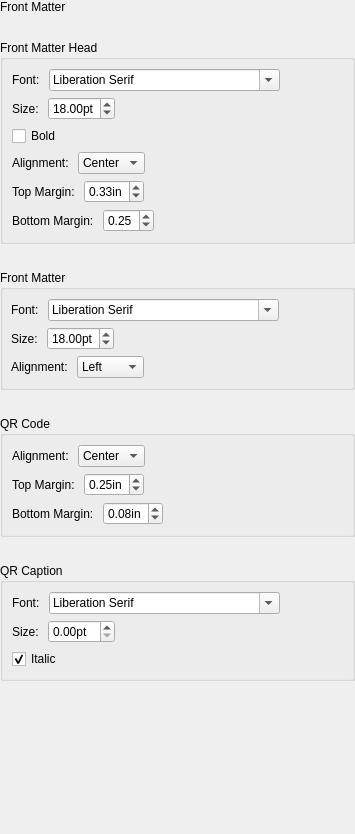
                  <widget class="QWidget" name="scrollAreaWidgetContents_2">
                   <property name="geometry">
                    <rect>
                     <x>0</x>
                     <y>0</y>
                     <width>355</width>
                     <height>834</height>
                    </rect>
                   </property>
                   <layout class="QVBoxLayout" name="verticalLayout_12">
                    <property name="leftMargin">
                     <number>0</number>
                    </property>
                    <property name="topMargin">
                     <number>0</number>
                    </property>
                    <property name="rightMargin">
                     <number>0</number>
                    </property>
                    <property name="bottomMargin">
                     <number>0</number>
                    </property>
                    <item>
                     <widget class="QLabel" name="labelFrontMatter">
                      <property name="text">
                       <string>Front Matter</string>
                      </property>
                      <property name="textRole" stdset="0">
                       <string>title</string>
                      </property>
                     </widget>
                    </item>
                    <item>
                     <spacer name="verticalSpacer_15">
                      <property name="orientation">
                       <enum>Qt::Orientation::Vertical</enum>
                      </property>
                      <property name="sizeType">
                       <enum>QSizePolicy::Policy::Fixed</enum>
                      </property>
                      <property name="sizeHint" stdset="0">
                       <size>
                        <width>20</width>
                        <height>20</height>
                       </size>
                      </property>
                     </spacer>
                    </item>
                    <item>
                     <widget class="QGroupBox" name="frontMatterHeaderBox">
                      <property name="title">
                       <string>Front Matter Head</string>
                      </property>
                      <layout class="QVBoxLayout" name="verticalLayout_6">
                       <item>
                        <layout class="QHBoxLayout" name="horizontalLayout_16">
                         <item>
                          <widget class="QLabel" name="labelFrontMatterHeadFont">
                           <property name="text">
                            <string>Font: </string>
                           </property>
                          </widget>
                         </item>
                         <item>
                          <widget class="QFontComboBox" name="comboFrontMatterHeadFont">
                           <property name="currentFont">
                            <font>
                             <family>Times New Roman</family>
                            </font>
                           </property>
                          </widget>
                         </item>
                         <item>
                          <spacer name="horizontalSpacer_42">
                           <property name="orientation">
                            <enum>Qt::Orientation::Horizontal</enum>
                           </property>
                           <property name="sizeHint" stdset="0">
                            <size>
                             <width>40</width>
                             <height>20</height>
                            </size>
                           </property>
                          </spacer>
                         </item>
                        </layout>
                       </item>
                       <item>
                        <layout class="QHBoxLayout" name="horizontalLayout_4">
                         <item>
                          <widget class="QLabel" name="frontMatterSizeLabel">
                           <property name="text">
                            <string>Size: </string>
                           </property>
                          </widget>
                         </item>
                         <item>
                          <widget class="QDoubleSpinBox" name="spinFrontMatterHeadSize">
                           <property name="prefix">
                            <string/>
                           </property>
                           <property name="suffix">
                            <string>pt</string>
                           </property>
                           <property name="minimum">
                            <double>6.000000000000000</double>
                           </property>
                           <property name="maximum">
                            <double>72.000000000000000</double>
                           </property>
                           <property name="value">
                            <double>18.000000000000000</double>
                           </property>
                          </widget>
                         </item>
                         <item>
                          <spacer name="horizontalSpacer_34">
                           <property name="orientation">
                            <enum>Qt::Orientation::Horizontal</enum>
                           </property>
                           <property name="sizeHint" stdset="0">
                            <size>
                             <width>40</width>
                             <height>20</height>
                            </size>
                           </property>
                          </spacer>
                         </item>
                        </layout>
                       </item>
                       <item>
                        <widget class="QCheckBox" name="checkFrontMatterBold">
                         <property name="text">
                          <string>Bold</string>
                         </property>
                        </widget>
                       </item>
                       <item>
                        <layout class="QHBoxLayout" name="horizontalLayout_7">
                         <item>
                          <widget class="QLabel" name="labelFrontMatterHeadAlignment">
                           <property name="text">
                            <string>Alignment: </string>
                           </property>
                          </widget>
                         </item>
                         <item>
                          <widget class="QComboBox" name="comboFrontMatterHeadAlignment">
                           <property name="currentIndex">
                            <number>1</number>
                           </property>
                           <item>
                            <property name="text">
                             <string>Left</string>
                            </property>
                           </item>
                           <item>
                            <property name="text">
                             <string>Center</string>
                            </property>
                           </item>
                           <item>
                            <property name="text">
                             <string>Right</string>
                            </property>
                           </item>
                           <item>
                            <property name="text">
                             <string>Justify</string>
                            </property>
                           </item>
                          </widget>
                         </item>
                         <item>
                          <spacer name="horizontalSpacer_35">
                           <property name="orientation">
                            <enum>Qt::Orientation::Horizontal</enum>
                           </property>
                           <property name="sizeHint" stdset="0">
                            <size>
                             <width>40</width>
                             <height>20</height>
                            </size>
                           </property>
                          </spacer>
                         </item>
                        </layout>
                       </item>
                       <item>
                        <layout class="QHBoxLayout" name="horizontalLayout_8">
                         <item>
                          <widget class="QLabel" name="labelFrontMatterHeaderTopMargin">
                           <property name="text">
                            <string>Top Margin: </string>
                           </property>
                          </widget>
                         </item>
                         <item>
                          <widget class="QDoubleSpinBox" name="spinFrontMatterHeaderTopMargin">
                           <property name="suffix">
                            <string>in</string>
                           </property>
                           <property name="maximum">
                            <double>5.000000000000000</double>
                           </property>
                           <property name="singleStep">
                            <double>0.100000000000000</double>
                           </property>
                           <property name="value">
                            <double>0.330000000000000</double>
                           </property>
                          </widget>
                         </item>
                         <item>
                          <spacer name="horizontalSpacer_36">
                           <property name="orientation">
                            <enum>Qt::Orientation::Horizontal</enum>
                           </property>
                           <property name="sizeHint" stdset="0">
                            <size>
                             <width>40</width>
                             <height>20</height>
                            </size>
                           </property>
                          </spacer>
                         </item>
                        </layout>
                       </item>
                       <item>
                        <layout class="QHBoxLayout" name="horizontalLayout_9">
                         <item>
                          <widget class="QLabel" name="labelFrontMatterHeaderBotMargin">
                           <property name="text">
                            <string>Bottom Margin: </string>
                           </property>
                          </widget>
                         </item>
                         <item>
                          <widget class="QDoubleSpinBox" name="spinFrontMatterHeaderBotMargin">
                           <property name="maximum">
                            <double>5.000000000000000</double>
                           </property>
                           <property name="value">
                            <double>0.250000000000000</double>
                           </property>
                          </widget>
                         </item>
                         <item>
                          <spacer name="horizontalSpacer_37">
                           <property name="orientation">
                            <enum>Qt::Orientation::Horizontal</enum>
                           </property>
                           <property name="sizeHint" stdset="0">
                            <size>
                             <width>40</width>
                             <height>20</height>
                            </size>
                           </property>
                          </spacer>
                         </item>
                        </layout>
                       </item>
                      </layout>
                     </widget>
                    </item>
                    <item>
                     <spacer name="verticalSpacer_17">
                      <property name="orientation">
                       <enum>Qt::Orientation::Vertical</enum>
                      </property>
                      <property name="sizeType">
                       <enum>QSizePolicy::Policy::Fixed</enum>
                      </property>
                      <property name="sizeHint" stdset="0">
                       <size>
                        <width>20</width>
                        <height>20</height>
                       </size>
                      </property>
                     </spacer>
                    </item>
                    <item>
                     <widget class="QGroupBox" name="frontMatterBox">
                      <property name="title">
                       <string>Front Matter</string>
                      </property>
                      <layout class="QVBoxLayout" name="verticalLayout_14">
                       <property name="leftMargin">
                        <number>8</number>
                       </property>
                       <item>
                        <layout class="QHBoxLayout" name="horizontalLayout_18">
                         <item>
                          <widget class="QLabel" name="labelFrontMatterFont">
                           <property name="text">
                            <string>Font: </string>
                           </property>
                          </widget>
                         </item>
                         <item>
                          <widget class="QFontComboBox" name="comboFrontMatterFont">
                           <property name="currentFont">
                            <font>
                             <family>Times New Roman</family>
                            </font>
                           </property>
                          </widget>
                         </item>
                         <item>
                          <spacer name="horizontalSpacer_43">
                           <property name="orientation">
                            <enum>Qt::Orientation::Horizontal</enum>
                           </property>
                           <property name="sizeHint" stdset="0">
                            <size>
                             <width>40</width>
                             <height>20</height>
                            </size>
                           </property>
                          </spacer>
                         </item>
                        </layout>
                       </item>
                       <item>
                        <layout class="QHBoxLayout" name="horizontalLayout_24">
                         <item>
                          <widget class="QLabel" name="labelFrontMatterSize">
                           <property name="text">
                            <string>Size: </string>
                           </property>
                          </widget>
                         </item>
                         <item>
                          <widget class="QDoubleSpinBox" name="spinFrontMatterSize">
                           <property name="suffix">
                            <string>pt</string>
                           </property>
                           <property name="minimum">
                            <double>6.000000000000000</double>
                           </property>
                           <property name="maximum">
                            <double>72.000000000000000</double>
                           </property>
                           <property name="singleStep">
                            <double>0.500000000000000</double>
                           </property>
                           <property name="value">
                            <double>18.000000000000000</double>
                           </property>
                          </widget>
                         </item>
                         <item>
                          <spacer name="horizontalSpacer_32">
                           <property name="orientation">
                            <enum>Qt::Orientation::Horizontal</enum>
                           </property>
                           <property name="sizeHint" stdset="0">
                            <size>
                             <width>40</width>
                             <height>20</height>
                            </size>
                           </property>
                          </spacer>
                         </item>
                        </layout>
                       </item>
                       <item>
                        <layout class="QHBoxLayout" name="horizontalLayout_25">
                         <item>
                          <widget class="QLabel" name="labelFrontMatterAlignment">
                           <property name="text">
                            <string>Alignment: </string>
                           </property>
                          </widget>
                         </item>
                         <item>
                          <widget class="QComboBox" name="comboFrontMatterAlignment">
                           <item>
                            <property name="text">
                             <string>Left</string>
                            </property>
                           </item>
                           <item>
                            <property name="text">
                             <string>Center</string>
                            </property>
                           </item>
                           <item>
                            <property name="text">
                             <string>Right</string>
                            </property>
                           </item>
                           <item>
                            <property name="text">
                             <string>Justify</string>
                            </property>
                           </item>
                          </widget>
                         </item>
                         <item>
                          <spacer name="horizontalSpacer_33">
                           <property name="orientation">
                            <enum>Qt::Orientation::Horizontal</enum>
                           </property>
                           <property name="sizeHint" stdset="0">
                            <size>
                             <width>40</width>
                             <height>20</height>
                            </size>
                           </property>
                          </spacer>
                         </item>
                        </layout>
                       </item>
                      </layout>
                     </widget>
                    </item>
                    <item>
                     <spacer name="verticalSpacer_18">
                      <property name="orientation">
                       <enum>Qt::Orientation::Vertical</enum>
                      </property>
                      <property name="sizeType">
                       <enum>QSizePolicy::Policy::Fixed</enum>
                      </property>
                      <property name="sizeHint" stdset="0">
                       <size>
                        <width>20</width>
                        <height>20</height>
                       </size>
                      </property>
                     </spacer>
                    </item>
                    <item>
                     <widget class="QGroupBox" name="qrCodeBox">
                      <property name="title">
                       <string>QR Code</string>
                      </property>
                      <layout class="QVBoxLayout" name="verticalLayout_15">
                       <item>
                        <layout class="QHBoxLayout" name="horizontalLayout_5">
                         <item>
                          <widget class="QLabel" name="labelQRAlignment">
                           <property name="text">
                            <string>Alignment: </string>
                           </property>
                          </widget>
                         </item>
                         <item>
                          <widget class="QComboBox" name="comboQrAlignment">
                           <property name="currentIndex">
                            <number>1</number>
                           </property>
                           <item>
                            <property name="text">
                             <string>Left</string>
                            </property>
                           </item>
                           <item>
                            <property name="text">
                             <string>Center</string>
                            </property>
                           </item>
                           <item>
                            <property name="text">
                             <string>Right</string>
                            </property>
                           </item>
                           <item>
                            <property name="text">
                             <string>Justify</string>
                            </property>
                           </item>
                          </widget>
                         </item>
                         <item>
                          <spacer name="horizontalSpacer_38">
                           <property name="orientation">
                            <enum>Qt::Orientation::Horizontal</enum>
                           </property>
                           <property name="sizeHint" stdset="0">
                            <size>
                             <width>40</width>
                             <height>20</height>
                            </size>
                           </property>
                          </spacer>
                         </item>
                        </layout>
                       </item>
                       <item>
                        <layout class="QHBoxLayout" name="horizontalLayout_10">
                         <item>
                          <widget class="QLabel" name="labelQRTopMargin">
                           <property name="text">
                            <string>Top Margin: </string>
                           </property>
                          </widget>
                         </item>
                         <item>
                          <widget class="QDoubleSpinBox" name="spinQrTopMargin">
                           <property name="suffix">
                            <string>in</string>
                           </property>
                           <property name="maximum">
                            <double>5.000000000000000</double>
                           </property>
                           <property name="singleStep">
                            <double>0.100000000000000</double>
                           </property>
                           <property name="value">
                            <double>0.250000000000000</double>
                           </property>
                          </widget>
                         </item>
                         <item>
                          <spacer name="horizontalSpacer_39">
                           <property name="orientation">
                            <enum>Qt::Orientation::Horizontal</enum>
                           </property>
                           <property name="sizeHint" stdset="0">
                            <size>
                             <width>40</width>
                             <height>20</height>
                            </size>
                           </property>
                          </spacer>
                         </item>
                        </layout>
                       </item>
                       <item>
                        <layout class="QHBoxLayout" name="horizontalLayout_13">
                         <item>
                          <widget class="QLabel" name="labelQRBotMargin">
                           <property name="text">
                            <string>Bottom Margin: </string>
                           </property>
                          </widget>
                         </item>
                         <item>
                          <widget class="QDoubleSpinBox" name="spinQrBotMargin">
                           <property name="suffix">
                            <string>in</string>
                           </property>
                           <property name="maximum">
                            <double>5.000000000000000</double>
                           </property>
                           <property name="singleStep">
                            <double>0.100000000000000</double>
                           </property>
                           <property name="value">
                            <double>0.080000000000000</double>
                           </property>
                          </widget>
                         </item>
                         <item>
                          <spacer name="horizontalSpacer_40">
                           <property name="orientation">
                            <enum>Qt::Orientation::Horizontal</enum>
                           </property>
                           <property name="sizeHint" stdset="0">
                            <size>
                             <width>40</width>
                             <height>20</height>
                            </size>
                           </property>
                          </spacer>
                         </item>
                        </layout>
                       </item>
                      </layout>
                     </widget>
                    </item>
                    <item>
                     <spacer name="verticalSpacer_19">
                      <property name="orientation">
                       <enum>Qt::Orientation::Vertical</enum>
                      </property>
                      <property name="sizeType">
                       <enum>QSizePolicy::Policy::Fixed</enum>
                      </property>
                      <property name="sizeHint" stdset="0">
                       <size>
                        <width>20</width>
                        <height>20</height>
                       </size>
                      </property>
                     </spacer>
                    </item>
                    <item>
                     <widget class="QGroupBox" name="qrCaptionBox">
                      <property name="title">
                       <string>QR Caption</string>
                      </property>
                      <layout class="QVBoxLayout" name="verticalLayout_16">
                       <item>
                        <layout class="QHBoxLayout" name="horizontalLayout_19">
                         <item>
                          <widget class="QLabel" name="labelQRCaptionFont">
                           <property name="text">
                            <string>Font: </string>
                           </property>
                          </widget>
                         </item>
                         <item>
                          <widget class="QFontComboBox" name="comboQrCaptionFont">
                           <property name="currentFont">
                            <font>
                             <family>Times New Roman</family>
                            </font>
                           </property>
                          </widget>
                         </item>
                         <item>
                          <spacer name="horizontalSpacer_44">
                           <property name="orientation">
                            <enum>Qt::Orientation::Horizontal</enum>
                           </property>
                           <property name="sizeHint" stdset="0">
                            <size>
                             <width>40</width>
                             <height>20</height>
                            </size>
                           </property>
                          </spacer>
                         </item>
                        </layout>
                       </item>
                       <item>
                        <layout class="QHBoxLayout" name="horizontalLayout_15">
                         <item>
                          <widget class="QLabel" name="labelQRCaptionSize">
                           <property name="text">
                            <string>Size: </string>
                           </property>
                          </widget>
                         </item>
                         <item>
                          <widget class="QDoubleSpinBox" name="spinQrCaptionSize">
                           <property name="suffix">
                            <string>pt</string>
                           </property>
                           <property name="maximum">
                            <double>72.000000000000000</double>
                           </property>
                          </widget>
                         </item>
                         <item>
                          <spacer name="horizontalSpacer_41">
                           <property name="orientation">
                            <enum>Qt::Orientation::Horizontal</enum>
                           </property>
                           <property name="sizeHint" stdset="0">
                            <size>
                             <width>40</width>
                             <height>20</height>
                            </size>
                           </property>
                          </spacer>
                         </item>
                        </layout>
                       </item>
                       <item>
                        <widget class="QCheckBox" name="checkItalic">
                         <property name="text">
                          <string>Italic</string>
                         </property>
                         <property name="checked">
                          <bool>true</bool>
                         </property>
                        </widget>
                       </item>
                      </layout>
                     </widget>
                    </item>
                    <item>
                     <spacer name="verticalSpacer_16">
                      <property name="orientation">
                       <enum>Qt::Orientation::Vertical</enum>
                      </property>
                      <property name="sizeHint" stdset="0">
                       <size>
                        <width>20</width>
                        <height>40</height>
                       </size>
                      </property>
                     </spacer>
                    </item>
                   </layout>
                  </widget>
